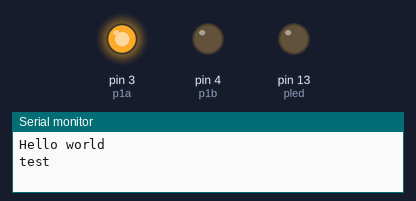
The sketch below on a simulated Arduino Uno, built with avr-gcc and run on an emulated ATmega328P. On the bench: output pins drawn as LEDs (lit = HIGH), the last lines printed to the serial monitor.

Above: at 2.5 s.
At 3.5 s:
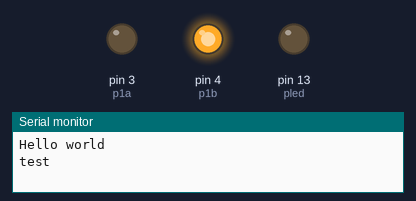
At 5.05 s:
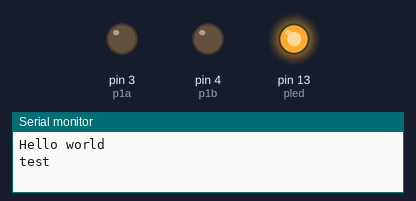
At 7.7 s:
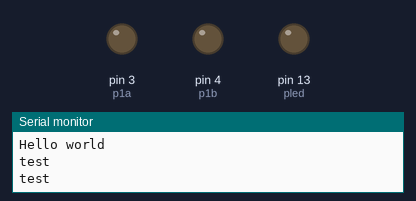
Timing chart, 0 to 9.4 s (numbered marks = the images above):
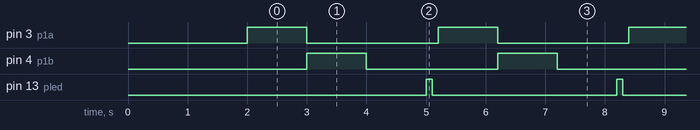

The sketch:

_190310_MUSE_motor_sine.ino
```cpp
/*
Author: Kris Gonzalez
Objective: have the teensy control the motors while mounted ON Muse. musebot
    should be able to wire the power properly to the motor controller, and
    thus allow the motors to turn. in this code, will SIMPLY get motors to
    turn automatically, forward and back, in square sine wave fashion.
*/

#define p1a 3
#define p1b 4
#define p2a 5
#define p2b 6
#define pled 13
void setup(){
    Serial.begin(38400);
    // pinMode(p1a,1);
    // pinMode(p1b,1);
    // pinMode(p2a,1);
    // pinMode(p2b,1);
    pinMode(pled,1);
    delay(2000);
    Serial.println("Hello world");
}//void setup

void loop(){
    Serial.println("test");
    // motor turn dir1
    analogWrite(p1a,255);
    analogWrite(p1b,0);
    delay(1000);

    //motor turn dir2
    analogWrite(p1a,0);
    analogWrite(p1b,255);
    delay(1000);

    // motor stop
    analogWrite(p1a,0);
    analogWrite(p1b,0);
    delay(1000);

    //blink
    digitalWrite(pled,1);
    delay(100);
    digitalWrite(pled,0);
    delay(100);


}//void loop


//eof
```

Measured:
- by itself, pin 3 (p1a), pin 4 (p1b): alternates HIGH for 1.0 s and LOW for 2.2 s
- by itself, pin 13 (pled): alternates HIGH for 0.10 s and LOW for 3.1 s
- by itself, everything shown: repeats every 3.2 s, in 5 steps
